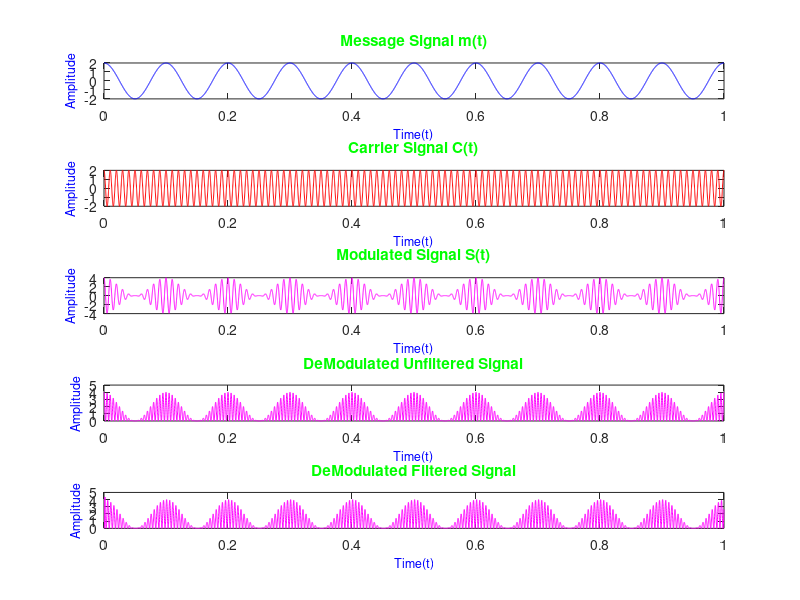

The MATLAB script that drew this image:
%Abhishek Madhu
%Amplitude modulation simulation
%DAY 2 LAB

close all;
clear all;
clc;
t=0:0.0001:1;

% am=input('Enter Amplitude of message wave:  ');
% fm=input('Enter Frequency of message wave:  ');
% ac=input('Enter Amplitude of carrier wave:  ');
% fc=input('Enter Frequency of carrier wave:  ');

%%
am=2; fm=10; %to debug
ac=2; fc=100; %to debug

%%
mt = am*cos(2*pi*fm*t);
ct = ac*cos(2*pi*fc*t);

st = (ac+mt).*cos(2*pi*fc*t);



%% 
dt=st.*cos(2*pi*fc*t);

%%  BUTTER WORTH FILTER

fs = 1000;
[b, a] = butter(10, fc*2/fs);
x1=filter(b,a,dt);

%%
subplot(5,1,1);
plot(t,mt,'b')
title('Message Signal m(t)', 'Color', 'green');
xlabel("Time(t)", 'Color', 'blue', 'FontSize', 9)
ylabel("Amplitude", 'Color', 'blue', 'FontSize', 9)

subplot(5,1,2);
plot(t,ct,'r')
title('Carrier Signal C(t)', 'Color', 'green');
xlabel("Time(t)", 'Color', 'blue', 'FontSize', 9)
ylabel("Amplitude", 'Color', 'blue', 'FontSize', 9)

subplot(5,1,3);
plot(t,st,'magenta')
title('Modulated Signal S(t)', 'Color', 'green');
xlabel("Time(t)", 'Color', 'blue', 'FontSize', 9)
ylabel("Amplitude", 'Color', 'blue', 'FontSize', 9)

subplot(5,1,4);
plot(t,dt,'magenta')
title('DeModulated Unfiltered Signal', 'Color', 'green');
xlabel("Time(t)", 'Color', 'blue', 'FontSize', 9)
ylabel("Amplitude", 'Color', 'blue', 'FontSize', 9)
ylim([0, 5])

subplot(5,1,5);
plot(t,x1,'magenta')
title('DeModulated Filtered Signal', 'Color', 'green');
xlabel("Time(t)", 'Color', 'blue', 'FontSize', 9)
ylabel("Amplitude", 'Color', 'blue', 'FontSize', 9)
ylim([0, 5])